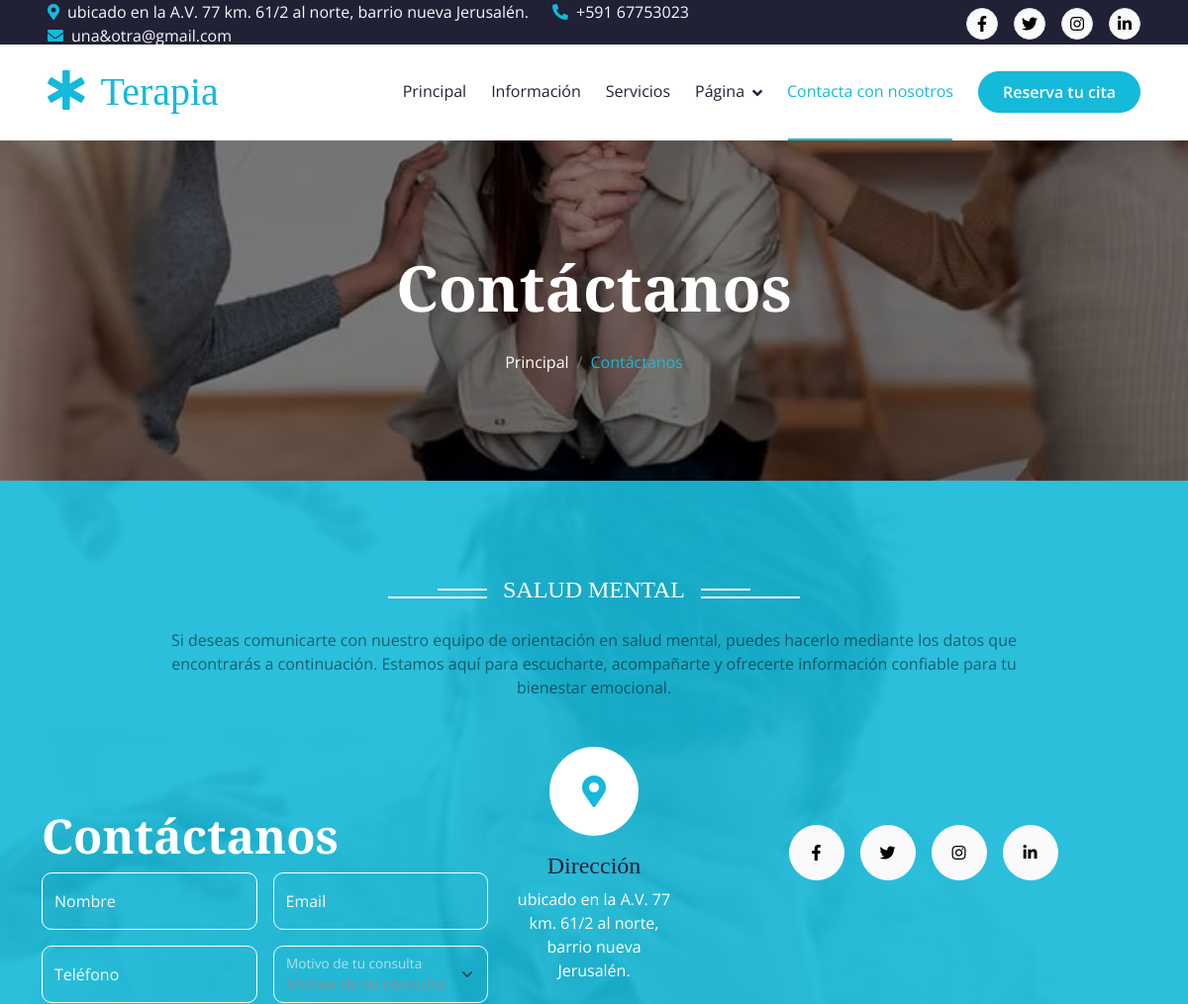
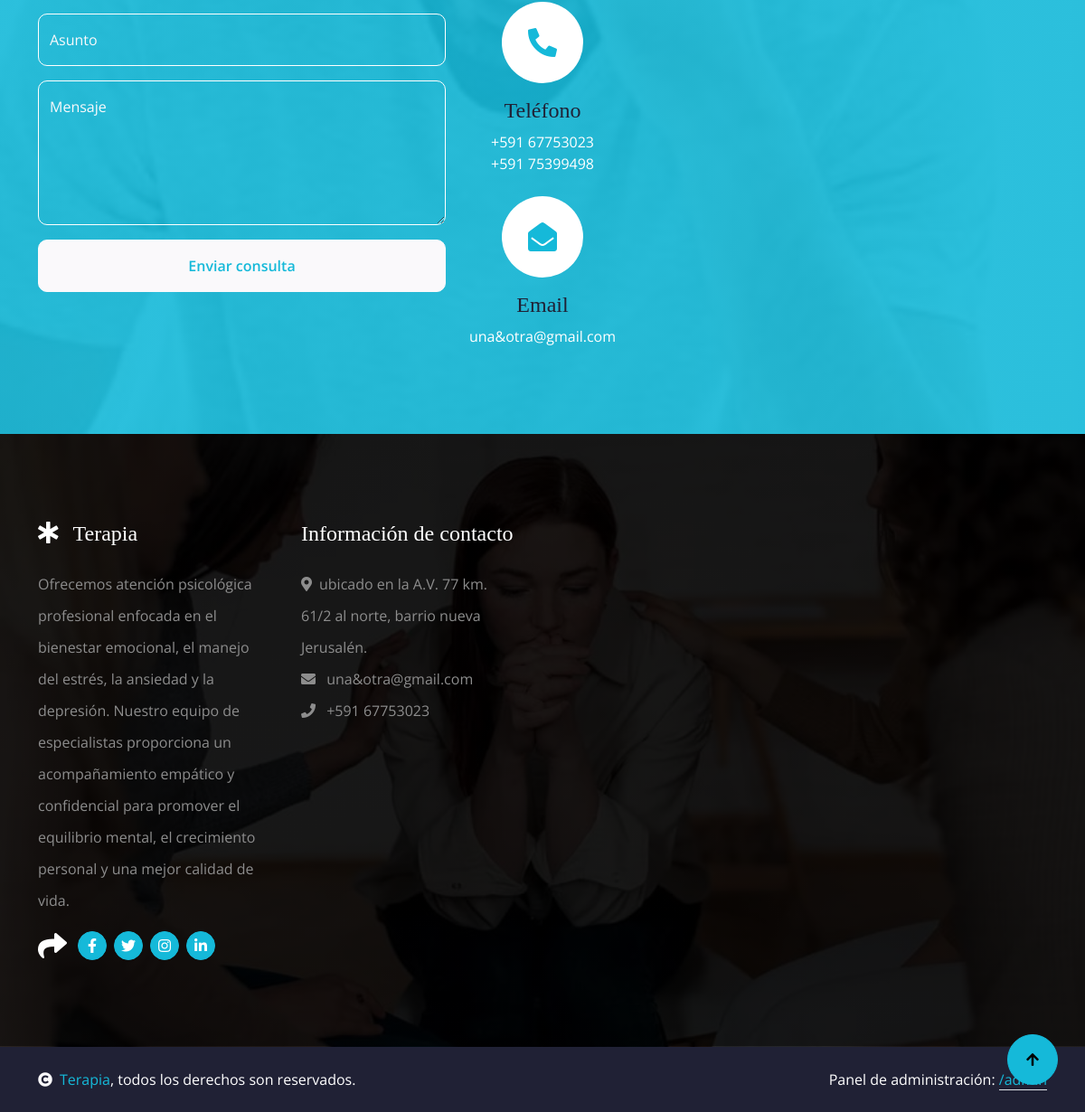
Page /contacto on the committed database (2 pictures, top to bottom).
### tables this page shows
CREATE TABLE `content_blocks` (
  `id` INT UNSIGNED AUTO_INCREMENT PRIMARY KEY,
  `block_key` VARCHAR(80) NOT NULL UNIQUE,
  `title` VARCHAR(255) NULL,
  `subtitle` VARCHAR(255) NULL,
  `body` TEXT NULL,
  `image` VARCHAR(255) NULL
);

### app/core/Controller.php (called while the page is built, shortened)
<?php
abstract class Controller
{
    protected function view(string $view, array $data = []): void
    {
        extract($data);
        $settings = $data['settings'] ?? Setting::allAsArray();
        require VIEWS_PATH . '/partials/header.php';
        require VIEWS_PATH . "/{$view}.php";
        require VIEWS_PATH . '/partials/footer.php';
    }
}

### app/controllers/ContactController.php (called while the page is built, shortened)
<?php
class ContactController extends Controller
{
    public function index(): void
    {
        $blockModel = new ContentBlock();
        $serviceModel = new Service();
        $this->view('contact', [
            'currentRoute'    => 'contact',
            'pageTitle'       => 'Contáctanos',
            'breadcrumbTitle' => 'Contáctanos',
            'block'           => $blockModel->getByKey('contact_intro'),
            'services'        => $serviceModel->allActive(),
        ]);
    }
}

### index.php (called while the page is built, shortened)
<?php
require APP_PATH . '/helpers/functions.php';
$router = new Router();
$router->get('/', function () {
    (new HomeController())->index();
});
$router->get('/servicios', function () {
    (new ServiceController())->index();
});
$router->get('/servicio/{slug}', function (string $slug) {
    (new ServiceController())->show($slug);
});
$router->get('/sobre-nosotros', function () {
    (new PageController())->about();
});
$router->get('/equipo', function () {
    (new PageController())->team();
});
$router->get('/motivacion', function () {
    (new PageController())->testimonial();
});
$router->get('/caracteristicas', function () {
    (new PageController())->feature();
});
$router->get('/cita', function () {
    (new PageController())->appointment();
});
$router->post('/cita', function () {
    (new PageController())->storeAppointment();
});
$router->get('/contacto', function () {
    (new ContactController())->index();
});
$router->post('/contacto', function () {
    (new ContactController())->store();
});
$router->get('/admin/login', function () {
    (new AdminAuthController())->loginForm();
});
$router->post('/admin/login', function () {
    (new AdminAuthController())->login();
});
$router->get('/admin/logout', function () {
    (new AdminAuthController())->logout();
});
$router->get('/admin', function () {
    (new AdminDashboardController())->index();
});
$router->get('/admin/services', fn() => (new AdminServiceController())->index());
$router->get('/admin/services/create', fn() => (new AdminServiceController())->create());
$router->get('/admin/services/edit/{id}', fn($id) => (new AdminServiceController())->edit((int)$id));
$router->post('/admin/services/store', fn() => (new AdminServiceController())->store());
$router->get('/admin/services/delete/{id}', fn($id) => (new AdminServiceController())->delete((int)$id));
$router->get('/admin/slides', fn() => (new AdminSlideController())->index());
$router->get('/admin/slides/create', fn() => (new AdminSlideController())->create());
$router->get('/admin/slides/edit/{id}', fn($id) => (new AdminSlideController())->edit((int)$id));
$router->post('/admin/slides/store', fn() => (new AdminSlideController())->store());
$router->get('/admin/slides/delete/{id}', fn($id) => (new AdminSlideController())->delete((int)$id));
$router->get('/admin/features', fn() => (new AdminFeatureController())->index());
$router->get('/admin/features/create', fn() => (new AdminFeatureController())->create());
$router->get('/admin/features/edit/{id}', fn($id) => (new AdminFeatureController())->edit((int)$id));
$router->post('/admin/features/store', fn() => (new AdminFeatureController())->store());
$router->get('/admin/features/delete/{id}', fn($id) => (new AdminFeatureController())->delete((int)$id));
$router->get('/admin/team', fn() => (new AdminTeamController())->index());
$router->get('/admin/team/create', fn() => (new AdminTeamController())->create());
$router->get('/admin/team/edit/{id}', fn($id) => (new AdminTeamController())->edit((int)$id));
$router->post('/admin/team/store', fn() => (new AdminTeamController())->store());
$router->get('/admin/team/delete/{id}', fn($id) => (new AdminTeamController())->delete((int)$id));
$router->get('/admin/testimonials', fn() => (new AdminTestimonialController())->index());
$router->get('/admin/testimonials/create', fn() => (new AdminTestimonialController())->create());
$router->get('/admin/testimonials/edit/{id}', fn($id) => (new AdminTestimonialController())->edit((int)$id));
$router->post('/admin/testimonials/store', fn() => (new AdminTestimonialController())->store());
$router->get('/admin/testimonials/delete/{id}', fn($id) => (new AdminTestimonialController())->delete((int)$id));
$router->get('/admin/content-blocks', fn() => (new AdminContentBlockController())->index());
$router->get('/admin/content-blocks/edit/{key}', fn($key) => (new AdminContentBlockController())->edit($key));
$router->post('/admin/content-blocks/store', fn() => (new AdminContentBlockController())->store());
$router->get('/admin/settings', fn() => (new AdminSettingsController())->index());
$router->post('/admin/settings/store', fn() => (new AdminSettingsController())->store());
$router->get('/admin/messages', fn() => (new AdminMessageController())->index());
$router->get('/admin/messages/{id}', fn($id) => (new AdminMessageController())->show((int)$id));
$router->get('/admin/messages/delete/{id}', fn($id) => (new AdminMessageController())->delete((int)$id));
$router->dispatch();

### app/core/Model.php (called while the page is built, shortened)
<?php
abstract class Model
{
    protected PDO $db;
    protected string $table;
    public function __construct()
    {
        $this->db = Database::getInstance();
    }
    public function findBy(string $column, $value): ?array
    {
        $stmt = $this->db->prepare("SELECT * FROM {$this->table} WHERE {$column} = ? LIMIT 1");
        $stmt->execute([$value]);
        $row = $stmt->fetch();
        return $row ?: null;
    }
}

### app/core/Database.php (called while the page is built)
<?php
class Database
{
    private static ?PDO $instance = null;
    public static function getInstance(): PDO
    {
        if (self::$instance === null) {
            $dsn = 'mysql:host=' . DB_HOST . ';dbname=' . DB_NAME . ';charset=' . DB_CHARSET;
            try {
                self::$instance = new PDO($dsn, DB_USER, DB_PASS, [
                    PDO::ATTR_ERRMODE            => PDO::ERRMODE_EXCEPTION,
                    PDO::ATTR_DEFAULT_FETCH_MODE => PDO::FETCH_ASSOC,
                    PDO::ATTR_EMULATE_PREPARES   => false,
                ]);
            } catch (PDOException $e) {
                if (APP_DEBUG) {
                    die('Error de conexión a la base de datos: ' . $e->getMessage());
                }
                die('No se pudo conectar a la base de datos.');
            }
        }
        return self::$instance;
    }
}

### app/models/ContentBlock.php (called while the page is built, shortened)
<?php
class ContentBlock extends Model
{
    public function getByKey(string $key): array
    {
        return $this->findBy('block_key', $key) ?? [
            'block_key' => $key,
            'title' => '',
            'subtitle' => '',
            'body' => '',
            'image' => '',
        ];
    }
}

### app/helpers/functions.php (called while the page is built, shortened)
<?php
function e(?string $value): string
{
    return htmlspecialchars($value ?? '', ENT_QUOTES, 'UTF-8');
}
function base_url(string $path = ''): string
{
    return rtrim(BASE_URL, '/') . '/' . ltrim($path, '/');
}

### app/models/Setting.php (called while the page is built, shortened)
<?php
class Setting extends Model
{
    public static function allAsArray(): array
    {
        $db = Database::getInstance();
        $stmt = $db->query('SELECT meta_key, meta_value FROM settings');
        $result = [];
        foreach ($stmt->fetchAll() as $row) {
            $result[$row['meta_key']] = $row['meta_value'];
        }
        return $result;
    }
}

### app/views/contact.php (the view, shortened to what this page needs)
<?php require VIEWS_PATH . '/partials/breadcrumb.php'; ?>
<div class="container-fluid contact py-5">
    <div class="container py-5">
        <div class="section-title mb-5 wow fadeInUp" data-wow-delay="0.1s">
            <div class="sub-style mb-4">
                <h4 class="sub-title text-white px-3 mb-0"><?= e($block['title'] ?? 'Contáctanos') ?></h4>
            </div>
            <p class="mb-0 text-black-50"><?= e($block['body'] ?? '') ?></p>
        </div>
        <div class="row g-4 align-items-center">
            <div class="col-lg-5 col-xl-5 contact-form wow fadeInLeft" data-wow-delay="0.1s">
                <h2 class="display-5 text-white mb-2"><?= e($block['subtitle'] ?? 'SALUD MENTAL') ?></h2>
                <form method="post" action="<?= base_url('/contacto') ?>">
                    <div class="row g-3">
                        <div class="col-lg-12 col-xl-6">
                            <div class="form-floating">
                                <input type="text" name="name" required class="form-control bg-transparent border border-white" id="name" placeholder="Tu nombre">
                                <label for="name">Nombre</label>
                            </div>
                        </div>
                        <div class="col-lg-12 col-xl-6">
                            <div class="form-floating">
                                <input type="email" name="email" class="form-control bg-transparent border border-white" id="email" placeholder="Tu email">
                                <label for="email">Email</label>
                            </div>
                        </div>
                        <div class="col-lg-12 col-xl-6">
                            <div class="form-floating">
                                <input type="text" name="phone" class="form-control bg-transparent border border-white" id="phone" placeholder="Teléfono">
                                <label for="phone">Teléfono</label>
                            </div>
                        </div>
                        <div class="col-lg-12 col-xl-6">
                            <div class="form-floating">
                                <select name="service_id" class="form-select bg-transparent border border-white" id="project">
                                    <option value="">Motivo de tu consulta</option>
                                </select>
                                <label for="project">Motivo de tu consulta</label>
                            </div>
                        </div>
                        <div class="col-12">
                            <div class="form-floating">
                                <input type="text" name="subject" class="form-control bg-transparent border border-white" id="subject" placeholder="Asunto">
                                <label for="subject">Asunto</label>
                            </div>
                        </div>
                        <div class="col-12">
                            <div class="form-floating">
                                <textarea class="form-control bg-transparent border border-white" name="message" placeholder="Escribe tu mensaje" id="message" style="height: 160px"></textarea>
                                <label for="message">Mensaje</label>
                            </div>
                        </div>
                        <div class="col-12 text-center">
                            <button type="submit" class="btn btn-light text-primary w-100 py-3">Enviar consulta</button>
                        </div>
                    </div>
                </form>
            </div>
            <div class="col-lg-2 col-xl-2 wow fadeInUp" data-wow-delay="0.5s">
                <div class="bg-transparent rounded">
                    <div class="d-flex flex-column align-items-center text-center mb-4">
                        <div class="bg-white d-flex align-items-center justify-content-center mb-3" style="width: 90px; height: 90px; border-radius: 50px;"><i class="fa fa-map-marker-alt fa-2x text-primary"></i></div>
                        <h4 class="text-dark">Dirección</h4>
                        <p class="mb-0 text-white"><?= e($settings['address'] ?? '') ?></p>
                    </div>
                    <div class="d-flex flex-column align-items-center text-center mb-4">
                        <div class="bg-white d-flex align-items-center justify-content-center mb-3" style="width: 90px; height: 90px; border-radius: 50px;"><i class="fa fa-phone-alt fa-2x text-primary"></i></div>
                        <h4 class="text-dark">Teléfono</h4>
                        <p class="mb-0 text-white"><?= e($settings['phone'] ?? '') ?></p>
                        <?php if (!empty($settings['phone_2'])): ?>
                            <p class="mb-0 text-white"><?= e($settings['phone_2']) ?></p>
                        <?php endif; ?>
                    </div>
                    <div class="d-flex flex-column align-items-center text-center">
                        <div class="bg-white d-flex align-items-center justify-content-center mb-3" style="width: 90px; height: 90px; border-radius: 50px;"><i class="fa fa-envelope-open fa-2x text-primary"></i></div>
                        <h4 class="text-dark">Email</h4>
                        <p class="mb-0 text-white"><?= e($settings['email'] ?? '') ?></p>
                    </div>
                </div>
            </div>
            <div class="col-lg-5 col-xl-5 wow fadeInRight" data-wow-delay="0.3s">
                <div class="d-flex justify-content-center mb-4">
                    <a class="btn btn-lg-square btn-light rounded-circle mx-2" href="<?= e($settings['facebook'] ?? '#') ?>"><i class="fab fa-facebook-f"></i></a>
                    <a class="btn btn-lg-square btn-light rounded-circle mx-2" href="<?= e($settings['twitter'] ?? '#') ?>"><i class="fab fa-twitter"></i></a>
                    <a class="btn btn-lg-square btn-light rounded-circle mx-2" href="<?= e($settings['instagram'] ?? '#') ?>"><i class="fab fa-instagram"></i></a>
                    <a class="btn btn-lg-square btn-light rounded-circle mx-2" href="<?= e($settings['linkedin'] ?? '#') ?>"><i class="fab fa-linkedin-in"></i></a>
                </div>
                <div class="rounded h-100">
                    <iframe class="rounded w-100" style="height: 400px;" src="<?= e($settings['map_embed_url'] ?? '') ?>" loading="lazy"></iframe>
                </div>
            </div>
        </div>
    </div>
</div>

### app/views/partials/breadcrumb.php (shortened to what this page needs)
<div class="container-fluid bg-breadcrumb">
    <div class="container text-center py-5" style="max-width: 900px;">
        <h1 class="text-white display-3 mb-4 wow fadeInDown" data-wow-delay="0.1s"><?= e($breadcrumbTitle ?? '') ?></h1>
        <ol class="breadcrumb justify-content-center mb-0 wow fadeInDown" data-wow-delay="0.3s">
            <li class="breadcrumb-item"><a href="<?= base_url('/') ?>">Principal</a></li>
            <li class="breadcrumb-item active text-primary"><?= e($breadcrumbTitle ?? '') ?></li>
        </ol>
    </div>
</div>

### rows in the picture
content_blocks: subtitle "Contáctanos", title "SALUD MENTAL", body "Si deseas comunicarte con nuestro equipo de orientación en salud mental, puedes hacerlo mediante los datos que encontrarás a continuación. Estamos aquí para escucharte, acompañarte y ofrecerte información confiable para tu bienestar emocional."

### other values in the picture
$settings['address'] "ubicado en la A.V. 77 km. 61/2 al norte, barrio nueva Jerusalén."
$settings['phone'] "+591 67753023"
$settings['email'] "una&otra@gmail.com"
$settings['site_name'] "Terapia"
$settings['phone_2'] "+591 75399498"
